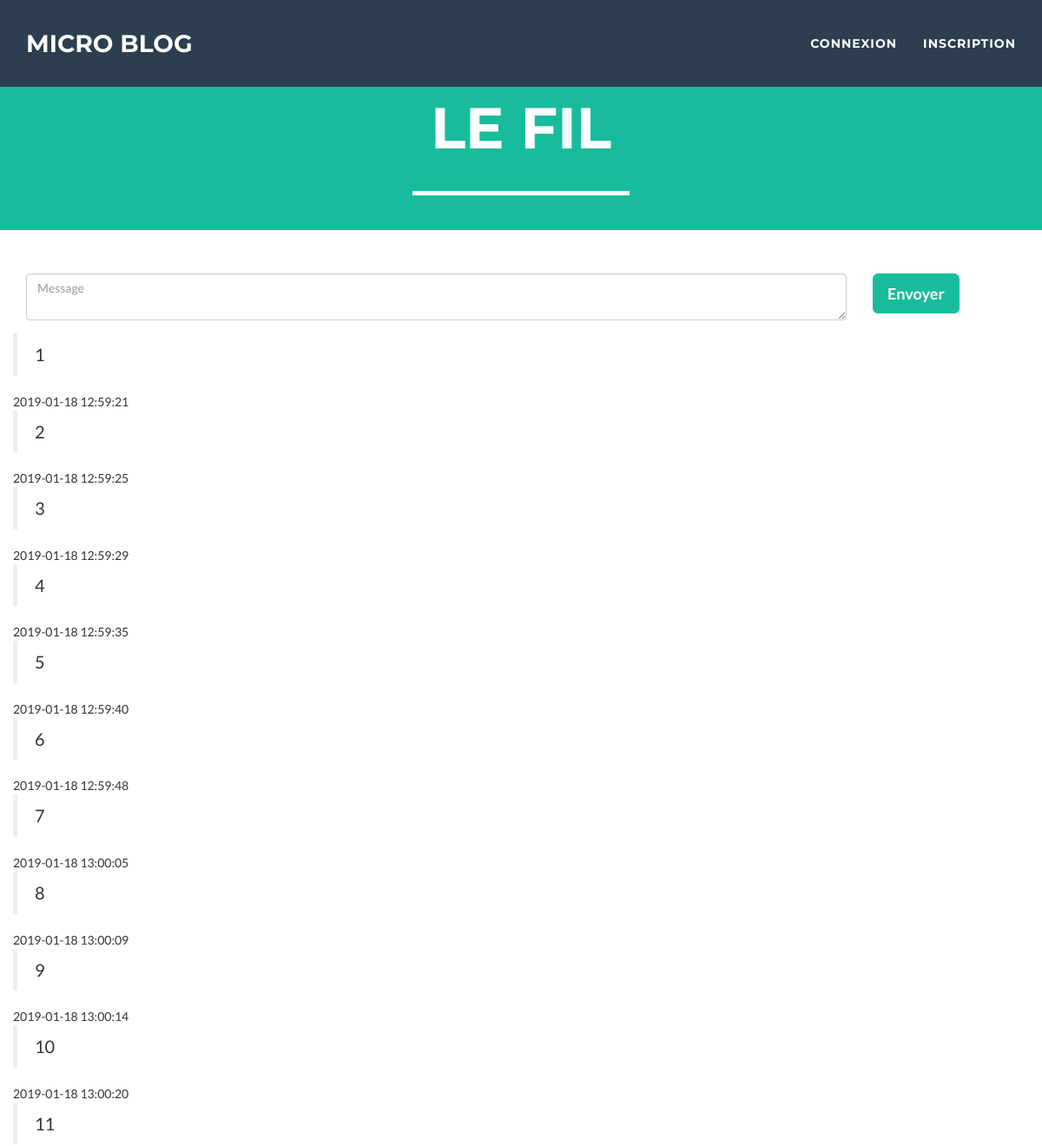
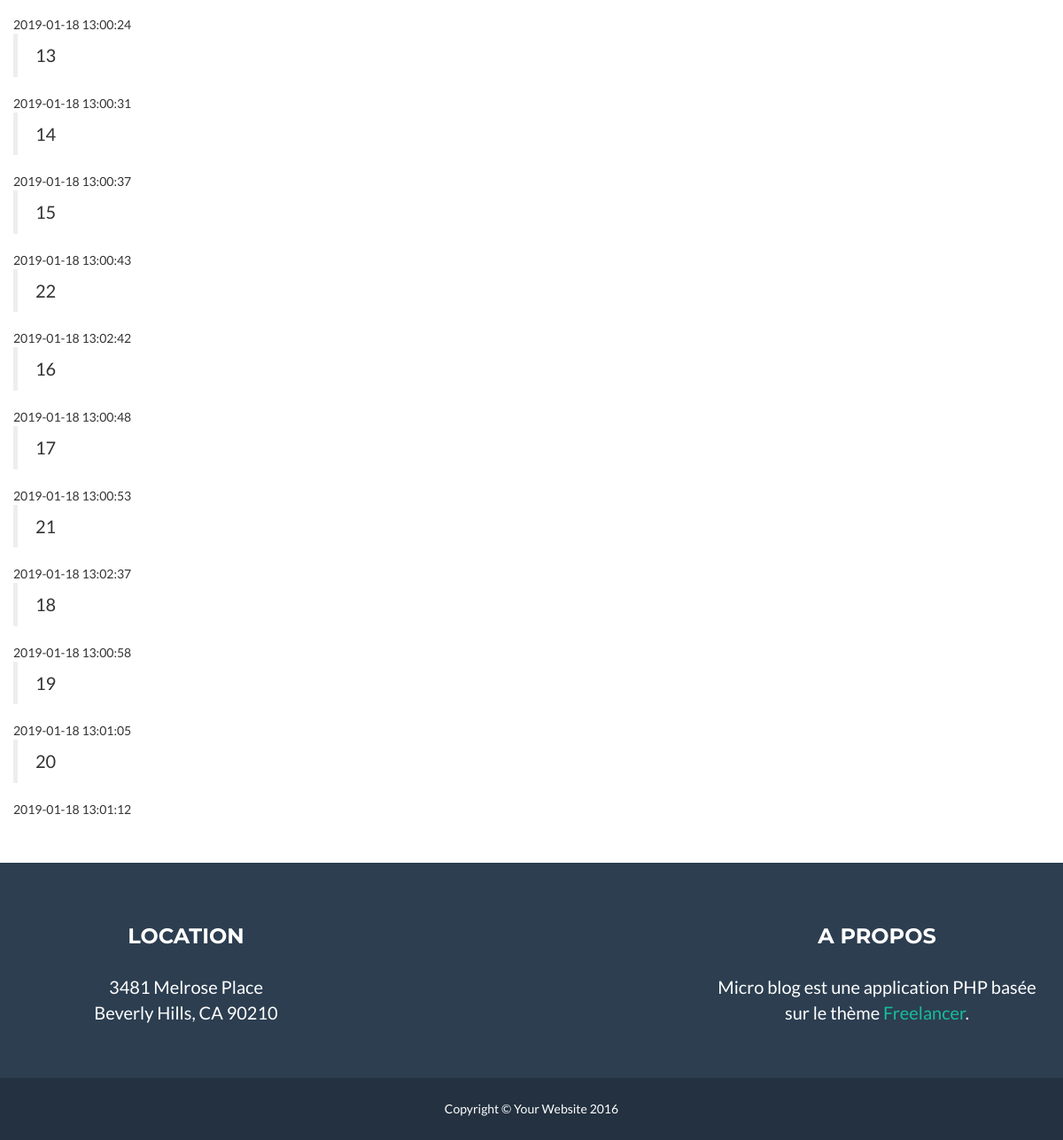
The app's page /inscription.php with its own data (2 pictures, top to bottom).
### tables this page shows
CREATE TABLE `messages` (
  `id` int(11) NOT NULL,
  `contenu` varchar(64) NOT NULL,
  `date` datetime NOT NULL,
  `vote` int(4) NOT NULL DEFAULT '0',
  `ip` varchar(16) DEFAULT NULL
);

### inscription.php (the view, shortened to what this page needs)
<!DOCTYPE html>
<html lang="fr">
<body id="page-top" class="index">
<?php include("includes/haut.inc.php"); ?>
    <section>
        <div class="container">
            <div class="row">
                <form action="message.php" method="POST">
                    <div class="col-sm-10">
                        <div class="form-group">
                            <textarea id="message" name="message" class="form-control" placeholder="Message"></textarea>
                        </div>
                    </div>
                    <div class="col-sm-2">
                        <button type="submit" class="btn btn-success btn-lg">Envoyer</button>
                    </div>
                </form>
            </div>
            <div class="row">
            <?php
                include("includes/connexion.inc.php");
                $query="SELECT * FROM messages";
                $stmt=$pdo->query($query);
                while($data=$stmt->fetch()){
                    echo "<blockquote><p>".$data['contenu']."</p></blockquote>";
                     echo $data['date'];
                }
            ?>
                </div>
            </div>
    </section>
<?php include("includes/bas.inc.php"); ?>
</body>
</html>

### includes/haut.inc.php (shortened to what this page needs)
<head>
    <link href="vendor/bootstrap/css/bootstrap.min.css" rel="stylesheet">
    <link href="css/freelancer.css" rel="stylesheet">
    <link href="vendor/font-awesome/css/font-awesome.min.css" rel="stylesheet" type="text/css">
</head>
<nav id="mainNav" class="navbar navbar-default navbar-fixed-top navbar-custom">
        <div class="container">
            <div class="navbar-header page-scroll">
                <a class="navbar-brand" href="#page-top">Micro blog</a>
            </div>
            <div class="collapse navbar-collapse" id="bs-example-navbar-collapse-1">
                <ul class="nav navbar-nav navbar-right">
                    <li class="page-scroll">
                        <a href="login.php">Connexion</a>
                        </li>
                        <li class="page-scroll">
                        <a href="#">Inscription</a>
                        </li>
                </ul>
            </div>
        </div>
    </nav>
    <header>
        <div class="container">
            <div class="row">
                <div class="col-lg-12">
                    <div class="intro-text">
                        <span class="name">Le fil</span>
                        <hr class="star-light">
                    </div>
                </div>
            </div>
        </div>
    </header>

### includes/bas.inc.php (shortened to what this page needs)
<footer class="text-center">
        <div class="footer-above">
            <div class="container">
                <div class="row">
                    <div class="footer-col col-md-4">
                        <h3>Location</h3>
                        <p>3481 Melrose Place
                            <br>Beverly Hills, CA 90210</p>
                    </div>
                    <div class="footer-col col-md-4">
                    </div>
                    <div class="footer-col col-md-4">
                        <h3>A propos</h3>
                        <p>Micro blog est une application PHP basée sur le thème <a href="https://startbootstrap.com/template-overviews/freelancer/">Freelancer</a>.</p>
                    </div>
                </div>
            </div>
        </div>
        <div class="footer-below">
            <div class="container">
                <div class="row">
                    <div class="col-lg-12">
                        Copyright &copy; Your Website 2016
                    </div>
                </div>
            </div>
        </div>
    </footer>

### css/freelancer.css (style rules this page uses)
body { font-family: 'Lato', 'Helvetica Neue', Helvetica, Arial, sans-serif; overflow-x: hidden; }
p { font-size: 20px; }
a, a:hover, a:focus, a:active, a.active { color: #18BC9C; outline: none; }
h1, h2, h3, h4, h5, h6 { font-family: "Montserrat", "Helvetica Neue", Helvetica, Arial, sans-serif; text-transform: uppercase; font-weight: 700; }
hr.star-light, hr.star-primary { padding: 0; border: none; border-top: solid 5px; text-align: center; max-width: 250px; margin: 25px auto 30px; }
hr.star-light:after, hr.star-primary:after { content: "\f005"; font-family: FontAwesome; display: inline-block; position: relative; top: -0.8em; font-size: 2em; padding: 0 0.25em; }
hr.star-light { border-color: white; }
hr.star-light:after { background-color: #18BC9C; color: white; }
header { text-align: center; background: #18BC9C; color: white; }
header .container { padding-top: 100px; padding-bottom: 10px; }
header .intro-text .name { display: block; font-family: "Montserrat", "Helvetica Neue", Helvetica, Arial, sans-serif; text-transform: uppercase; font-weight: 700; font-size: 2em; }
@media (min-width: 768px) { header .intro-text .name { font-size: 4.75em; } }
.navbar-custom { background: #2C3E50; font-family: "Montserrat", "Helvetica Neue", Helvetica, Arial, sans-serif; text-transform: uppercase; font-weight: 700; border: none; }
.navbar-custom .navbar-brand { color: white; }
.navbar-custom .navbar-nav { letter-spacing: 1px; }
.navbar-custom .navbar-nav li a { color: white; }
@media (min-width: 768px) { .navbar-custom { padding: 25px 0; -webkit-transition: padding 0.3s; -moz-transition: padding 0.3s; transition: padding 0.3s; } }
@media (min-width: 768px) { .navbar-custom .navbar-brand { font-size: 2em; -webkit-transition: all 0.3s; -moz-transition: all 0.3s; transition: all 0.3s; } }
section { padding: 50px 0; }
footer { color: white; }
footer h3 { margin-bottom: 30px; }
footer .footer-above { padding-top: 50px; background-color: #2C3E50; }
footer .footer-col { margin-bottom: 50px; }
footer .footer-below { padding: 25px 0; background-color: #233140; }
.btn-success { color: white; background-color: #18BC9C; border-color: #18BC9C; font-weight: 700; }

### records on screen
messages: contenu "1", date "2019-01-18 12:59:21"
messages: contenu "2", date "2019-01-18 12:59:25"
messages: contenu "3", date "2019-01-18 12:59:29"
messages: contenu "4", date "2019-01-18 12:59:35"
messages: contenu "5", date "2019-01-18 12:59:40"
messages: contenu "6", date "2019-01-18 12:59:48"
messages: contenu "7", date "2019-01-18 13:00:05"
messages: contenu "8", date "2019-01-18 13:00:09"
messages: contenu "9", date "2019-01-18 13:00:14"
messages: contenu "10", date "2019-01-18 13:00:20"
messages: contenu "11", date "2019-01-18 13:00:24"
messages: contenu "13", date "2019-01-18 13:00:31"
messages: contenu "14", date "2019-01-18 13:00:37"
messages: contenu "15", date "2019-01-18 13:00:43"
messages: contenu "22", date "2019-01-18 13:02:42"
messages: contenu "16", date "2019-01-18 13:00:48"
messages: contenu "17", date "2019-01-18 13:00:53"
messages: contenu "21", date "2019-01-18 13:02:37"
messages: contenu "18", date "2019-01-18 13:00:58"
messages: contenu "19", date "2019-01-18 13:01:05"
messages: contenu "20", date "2019-01-18 13:01:12"
